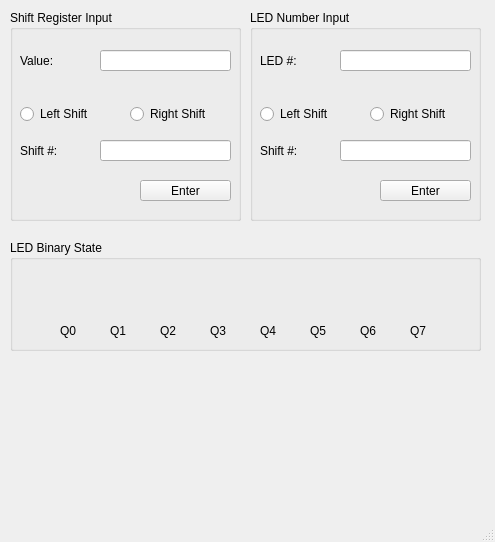
<?xml version="1.0" encoding="UTF-8"?>
<ui version="4.0">
 <class>MainWindow</class>
 <widget class="QMainWindow" name="MainWindow">
  <property name="geometry">
   <rect>
    <x>0</x>
    <y>0</y>
    <width>495</width>
    <height>542</height>
   </rect>
  </property>
  <property name="windowTitle">
   <string>MainWindow</string>
  </property>
  <widget class="QWidget" name="centralwidget">
   <widget class="QGroupBox" name="groupBox">
    <property name="geometry">
     <rect>
      <x>10</x>
      <y>10</y>
      <width>231</width>
      <height>211</height>
     </rect>
    </property>
    <property name="title">
     <string>Shift Register Input</string>
    </property>
    <widget class="QLineEdit" name="tf_shiftRegVal">
     <property name="geometry">
      <rect>
       <x>90</x>
       <y>40</y>
       <width>131</width>
       <height>21</height>
      </rect>
     </property>
    </widget>
    <widget class="QLabel" name="label">
     <property name="geometry">
      <rect>
       <x>10</x>
       <y>40</y>
       <width>61</width>
       <height>22</height>
      </rect>
     </property>
     <property name="text">
      <string>Value:</string>
     </property>
    </widget>
    <widget class="QPushButton" name="btn_shiftRegEnter">
     <property name="geometry">
      <rect>
       <x>130</x>
       <y>170</y>
       <width>91</width>
       <height>21</height>
      </rect>
     </property>
     <property name="text">
      <string>Enter</string>
     </property>
    </widget>
    <widget class="QLineEdit" name="tf_regShiftVal">
     <property name="geometry">
      <rect>
       <x>90</x>
       <y>130</y>
       <width>131</width>
       <height>21</height>
      </rect>
     </property>
    </widget>
    <widget class="QLabel" name="label_13">
     <property name="geometry">
      <rect>
       <x>10</x>
       <y>130</y>
       <width>71</width>
       <height>22</height>
      </rect>
     </property>
     <property name="text">
      <string>Shift #:</string>
     </property>
    </widget>
    <widget class="QRadioButton" name="rbtn_regRightShift">
     <property name="geometry">
      <rect>
       <x>120</x>
       <y>90</y>
       <width>113</width>
       <height>28</height>
      </rect>
     </property>
     <property name="text">
      <string>Right Shift</string>
     </property>
    </widget>
    <widget class="QRadioButton" name="rbtn_regLeftShift">
     <property name="geometry">
      <rect>
       <x>10</x>
       <y>90</y>
       <width>113</width>
       <height>28</height>
      </rect>
     </property>
     <property name="text">
      <string>Left Shift</string>
     </property>
    </widget>
   </widget>
   <widget class="QGroupBox" name="groupBox_2">
    <property name="geometry">
     <rect>
      <x>250</x>
      <y>10</y>
      <width>231</width>
      <height>211</height>
     </rect>
    </property>
    <property name="title">
     <string>LED Number Input</string>
    </property>
    <widget class="QLineEdit" name="tf_LEDnum">
     <property name="geometry">
      <rect>
       <x>90</x>
       <y>40</y>
       <width>131</width>
       <height>21</height>
      </rect>
     </property>
    </widget>
    <widget class="QLabel" name="label_3">
     <property name="geometry">
      <rect>
       <x>10</x>
       <y>40</y>
       <width>71</width>
       <height>22</height>
      </rect>
     </property>
     <property name="text">
      <string>LED #:</string>
     </property>
    </widget>
    <widget class="QPushButton" name="btn_enterLEDnum">
     <property name="geometry">
      <rect>
       <x>130</x>
       <y>170</y>
       <width>91</width>
       <height>21</height>
      </rect>
     </property>
     <property name="text">
      <string>Enter</string>
     </property>
    </widget>
    <widget class="QLabel" name="label_12">
     <property name="geometry">
      <rect>
       <x>10</x>
       <y>130</y>
       <width>71</width>
       <height>22</height>
      </rect>
     </property>
     <property name="text">
      <string>Shift #:</string>
     </property>
    </widget>
    <widget class="QLineEdit" name="tf_LEDshiftVal">
     <property name="geometry">
      <rect>
       <x>90</x>
       <y>130</y>
       <width>131</width>
       <height>21</height>
      </rect>
     </property>
    </widget>
    <widget class="QRadioButton" name="rbtn_LEDleftShift">
     <property name="geometry">
      <rect>
       <x>10</x>
       <y>90</y>
       <width>113</width>
       <height>28</height>
      </rect>
     </property>
     <property name="text">
      <string>Left Shift</string>
     </property>
    </widget>
    <widget class="QRadioButton" name="rbtn_LEDrightShift">
     <property name="geometry">
      <rect>
       <x>120</x>
       <y>90</y>
       <width>113</width>
       <height>28</height>
      </rect>
     </property>
     <property name="text">
      <string>Right Shift</string>
     </property>
    </widget>
   </widget>
   <widget class="QGroupBox" name="groupBox_3">
    <property name="geometry">
     <rect>
      <x>10</x>
      <y>240</y>
      <width>471</width>
      <height>111</height>
     </rect>
    </property>
    <property name="title">
     <string>LED Binary State</string>
    </property>
    <widget class="QLabel" name="label_4">
     <property name="geometry">
      <rect>
       <x>50</x>
       <y>80</y>
       <width>21</width>
       <height>22</height>
      </rect>
     </property>
     <property name="text">
      <string>Q0</string>
     </property>
    </widget>
    <widget class="QLabel" name="label_5">
     <property name="geometry">
      <rect>
       <x>100</x>
       <y>80</y>
       <width>21</width>
       <height>22</height>
      </rect>
     </property>
     <property name="text">
      <string>Q1</string>
     </property>
    </widget>
    <widget class="QLabel" name="label_6">
     <property name="geometry">
      <rect>
       <x>150</x>
       <y>80</y>
       <width>21</width>
       <height>22</height>
      </rect>
     </property>
     <property name="text">
      <string>Q2</string>
     </property>
    </widget>
    <widget class="QLabel" name="label_7">
     <property name="geometry">
      <rect>
       <x>200</x>
       <y>80</y>
       <width>21</width>
       <height>22</height>
      </rect>
     </property>
     <property name="text">
      <string>Q3</string>
     </property>
    </widget>
    <widget class="QLabel" name="label_8">
     <property name="geometry">
      <rect>
       <x>250</x>
       <y>80</y>
       <width>21</width>
       <height>22</height>
      </rect>
     </property>
     <property name="text">
      <string>Q4</string>
     </property>
    </widget>
    <widget class="QLabel" name="label_9">
     <property name="geometry">
      <rect>
       <x>300</x>
       <y>80</y>
       <width>21</width>
       <height>22</height>
      </rect>
     </property>
     <property name="text">
      <string>Q5</string>
     </property>
    </widget>
    <widget class="QLabel" name="label_10">
     <property name="geometry">
      <rect>
       <x>350</x>
       <y>80</y>
       <width>21</width>
       <height>22</height>
      </rect>
     </property>
     <property name="text">
      <string>Q6</string>
     </property>
    </widget>
    <widget class="QLabel" name="label_11">
     <property name="geometry">
      <rect>
       <x>400</x>
       <y>80</y>
       <width>21</width>
       <height>22</height>
      </rect>
     </property>
     <property name="text">
      <string>Q7</string>
     </property>
    </widget>
    <widget class="QLabel" name="label_Q4">
     <property name="geometry">
      <rect>
       <x>250</x>
       <y>50</y>
       <width>21</width>
       <height>22</height>
      </rect>
     </property>
     <property name="text">
      <string/>
     </property>
    </widget>
    <widget class="QLabel" name="label_Q2">
     <property name="geometry">
      <rect>
       <x>150</x>
       <y>50</y>
       <width>21</width>
       <height>22</height>
      </rect>
     </property>
     <property name="text">
      <string/>
     </property>
    </widget>
    <widget class="QLabel" name="label_Q7">
     <property name="geometry">
      <rect>
       <x>400</x>
       <y>50</y>
       <width>21</width>
       <height>22</height>
      </rect>
     </property>
     <property name="text">
      <string/>
     </property>
    </widget>
    <widget class="QLabel" name="label_Q0">
     <property name="geometry">
      <rect>
       <x>50</x>
       <y>50</y>
       <width>21</width>
       <height>22</height>
      </rect>
     </property>
     <property name="text">
      <string/>
     </property>
    </widget>
    <widget class="QLabel" name="label_Q6">
     <property name="geometry">
      <rect>
       <x>350</x>
       <y>50</y>
       <width>21</width>
       <height>22</height>
      </rect>
     </property>
     <property name="text">
      <string/>
     </property>
    </widget>
    <widget class="QLabel" name="label_Q1">
     <property name="geometry">
      <rect>
       <x>100</x>
       <y>50</y>
       <width>21</width>
       <height>22</height>
      </rect>
     </property>
     <property name="text">
      <string/>
     </property>
    </widget>
    <widget class="QLabel" name="label_Q3">
     <property name="geometry">
      <rect>
       <x>200</x>
       <y>50</y>
       <width>21</width>
       <height>22</height>
      </rect>
     </property>
     <property name="text">
      <string/>
     </property>
    </widget>
    <widget class="QLabel" name="label_Q5">
     <property name="geometry">
      <rect>
       <x>300</x>
       <y>50</y>
       <width>21</width>
       <height>22</height>
      </rect>
     </property>
     <property name="text">
      <string/>
     </property>
    </widget>
   </widget>
  </widget>
  <widget class="QMenuBar" name="menubar">
   <property name="geometry">
    <rect>
     <x>0</x>
     <y>0</y>
     <width>495</width>
     <height>27</height>
    </rect>
   </property>
  </widget>
  <widget class="QStatusBar" name="statusbar"/>
 </widget>
 <resources/>
 <connections/>
</ui>
